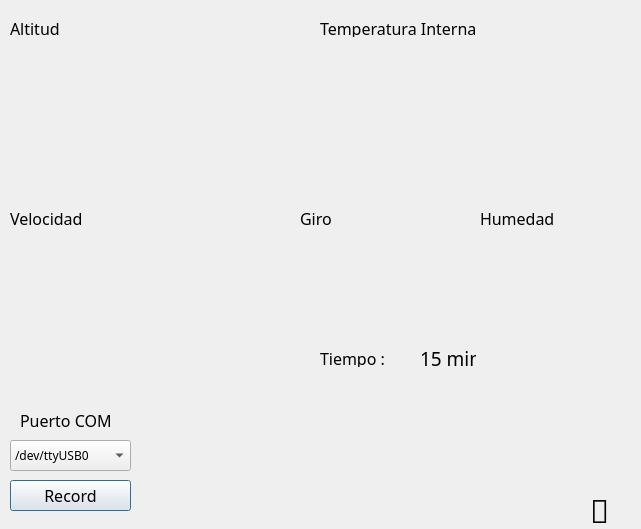
<?xml version="1.0" encoding="UTF-8"?>
<ui version="4.0">
 <class>Dialog</class>
 <widget class="QDialog" name="Dialog">
  <property name="geometry">
   <rect>
    <x>0</x>
    <y>0</y>
    <width>641</width>
    <height>529</height>
   </rect>
  </property>
  <property name="font">
   <font>
    <family>Hack Nerd Font</family>
   </font>
  </property>
  <property name="windowTitle">
   <string>Ground Station</string>
  </property>
  <widget class="PlotWidget" name="Graph_Altitud" native="true">
   <property name="geometry">
    <rect>
     <x>10</x>
     <y>50</y>
     <width>281</width>
     <height>151</height>
    </rect>
   </property>
  </widget>
  <widget class="PlotWidget" name="Graph_TemperaturaInterna" native="true">
   <property name="geometry">
    <rect>
     <x>300</x>
     <y>230</y>
     <width>131</width>
     <height>91</height>
    </rect>
   </property>
  </widget>
  <widget class="PlotWidget" name="Graph_Velocidad" native="true">
   <property name="geometry">
    <rect>
     <x>10</x>
     <y>230</y>
     <width>281</width>
     <height>141</height>
    </rect>
   </property>
  </widget>
  <widget class="PlotWidget" name="Graph_Temperatura_Externa" native="true">
   <property name="geometry">
    <rect>
     <x>310</x>
     <y>50</y>
     <width>321</width>
     <height>151</height>
    </rect>
   </property>
  </widget>
  <widget class="PlotWidget" name="Graph_Humedad" native="true">
   <property name="geometry">
    <rect>
     <x>480</x>
     <y>230</y>
     <width>131</width>
     <height>91</height>
    </rect>
   </property>
  </widget>
  <widget class="QLabel" name="label">
   <property name="geometry">
    <rect>
     <x>320</x>
     <y>350</y>
     <width>91</width>
     <height>17</height>
    </rect>
   </property>
   <property name="font">
    <font>
     <pointsize>12</pointsize>
    </font>
   </property>
   <property name="text">
    <string>Tiempo :</string>
   </property>
  </widget>
  <widget class="QLabel" name="label_2">
   <property name="geometry">
    <rect>
     <x>420</x>
     <y>350</y>
     <width>56</width>
     <height>17</height>
    </rect>
   </property>
   <property name="font">
    <font>
     <pointsize>14</pointsize>
    </font>
   </property>
   <property name="text">
    <string>15 min</string>
   </property>
  </widget>
  <widget class="QLabel" name="Battery_Label">
   <property name="geometry">
    <rect>
     <x>590</x>
     <y>490</y>
     <width>41</width>
     <height>41</height>
    </rect>
   </property>
   <property name="font">
    <font>
     <family>Hack Nerd Font</family>
     <pointsize>24</pointsize>
     <weight>50</weight>
     <bold>false</bold>
    </font>
   </property>
   <property name="text">
    <string></string>
   </property>
  </widget>
  <widget class="QLabel" name="label_7">
   <property name="geometry">
    <rect>
     <x>10</x>
     <y>20</y>
     <width>81</width>
     <height>17</height>
    </rect>
   </property>
   <property name="font">
    <font>
     <pointsize>12</pointsize>
    </font>
   </property>
   <property name="text">
    <string>Altitud</string>
   </property>
  </widget>
  <widget class="QLabel" name="label_8">
   <property name="geometry">
    <rect>
     <x>10</x>
     <y>210</y>
     <width>71</width>
     <height>17</height>
    </rect>
   </property>
   <property name="font">
    <font>
     <pointsize>12</pointsize>
    </font>
   </property>
   <property name="text">
    <string>Velocidad</string>
   </property>
  </widget>
  <widget class="QLabel" name="label_9">
   <property name="geometry">
    <rect>
     <x>480</x>
     <y>210</y>
     <width>81</width>
     <height>17</height>
    </rect>
   </property>
   <property name="font">
    <font>
     <pointsize>12</pointsize>
    </font>
   </property>
   <property name="text">
    <string>Humedad</string>
   </property>
  </widget>
  <widget class="QLabel" name="label_10">
   <property name="geometry">
    <rect>
     <x>300</x>
     <y>210</y>
     <width>131</width>
     <height>17</height>
    </rect>
   </property>
   <property name="font">
    <font>
     <pointsize>12</pointsize>
    </font>
   </property>
   <property name="text">
    <string>Giro</string>
   </property>
  </widget>
  <widget class="QLabel" name="label_11">
   <property name="geometry">
    <rect>
     <x>320</x>
     <y>20</y>
     <width>171</width>
     <height>17</height>
    </rect>
   </property>
   <property name="font">
    <font>
     <pointsize>12</pointsize>
    </font>
   </property>
   <property name="text">
    <string>Temperatura Interna</string>
   </property>
  </widget>
  <widget class="QComboBox" name="comboBox">
   <property name="geometry">
    <rect>
     <x>10</x>
     <y>440</y>
     <width>121</width>
     <height>31</height>
    </rect>
   </property>
   <property name="font">
    <font>
     <family>Hack</family>
     <pointsize>9</pointsize>
    </font>
   </property>
   <item>
    <property name="text">
     <string>/dev/ttyUSB0</string>
    </property>
   </item>
  </widget>
  <widget class="QLabel" name="label_3">
   <property name="geometry">
    <rect>
     <x>20</x>
     <y>410</y>
     <width>101</width>
     <height>21</height>
    </rect>
   </property>
   <property name="font">
    <font>
     <pointsize>12</pointsize>
    </font>
   </property>
   <property name="text">
    <string>Puerto COM</string>
   </property>
  </widget>
  <widget class="QPushButton" name="Record_button">
   <property name="enabled">
    <bool>true</bool>
   </property>
   <property name="geometry">
    <rect>
     <x>10</x>
     <y>480</y>
     <width>121</width>
     <height>31</height>
    </rect>
   </property>
   <property name="font">
    <font>
     <family>FiraCode Nerd Font Mono</family>
     <pointsize>12</pointsize>
    </font>
   </property>
   <property name="text">
    <string>Record</string>
   </property>
  </widget>
 </widget>
 <customwidgets>
  <customwidget>
   <class>PlotWidget</class>
   <extends>QWidget</extends>
   <header location="global">pyqtgraph</header>
   <container>1</container>
  </customwidget>
 </customwidgets>
 <resources/>
 <connections/>
</ui>
